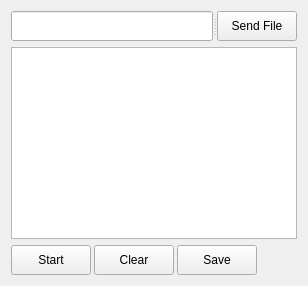
      <widget class="QWidget" name="SerialMonitor">
       <property name="sizePolicy">
        <sizepolicy hsizetype="Expanding" vsizetype="Expanding">
         <horstretch>1</horstretch>
         <verstretch>1</verstretch>
        </sizepolicy>
       </property>
       <property name="font">
        <font>
         <pointsize>9</pointsize>
        </font>
       </property>
       <attribute name="title">
        <string>Serial Monitor</string>
       </attribute>
       <layout class="QVBoxLayout" name="verticalLayout_Monitor" stretch="0,1,0">
        <item>
         <widget class="QSplitter" name="splitter_tabMonitor_send">
          <property name="orientation">
           <enum>Qt::Horizontal</enum>
          </property>
          <widget class="QLineEdit" name="lineEdit_SerialText">
           <property name="sizePolicy">
            <sizepolicy hsizetype="Expanding" vsizetype="Fixed">
             <horstretch>1</horstretch>
             <verstretch>0</verstretch>
            </sizepolicy>
           </property>
           <property name="minimumSize">
            <size>
             <width>0</width>
             <height>30</height>
            </size>
           </property>
           <property name="maximumSize">
            <size>
             <width>16777215</width>
             <height>30</height>
            </size>
           </property>
           <property name="font">
            <font>
             <family>Fira Mono</family>
             <pointsize>8</pointsize>
             <kerning>false</kerning>
            </font>
           </property>
          </widget>
          <widget class="QPushButton" name="pushButton_SerialSend">
           <property name="sizePolicy">
            <sizepolicy hsizetype="Minimum" vsizetype="Fixed">
             <horstretch>0</horstretch>
             <verstretch>0</verstretch>
            </sizepolicy>
           </property>
           <property name="minimumSize">
            <size>
             <width>0</width>
             <height>30</height>
            </size>
           </property>
           <property name="maximumSize">
            <size>
             <width>16777215</width>
             <height>30</height>
            </size>
           </property>
           <property name="font">
            <font>
             <pointsize>9</pointsize>
            </font>
           </property>
           <property name="text">
            <string>Send File</string>
           </property>
           <property name="autoDefault">
            <bool>false</bool>
           </property>
          </widget>
         </widget>
        </item>
        <item>
         <widget class="QPlainTextEdit" name="plainTextEdit_SerialTextDisplay">
          <property name="sizePolicy">
           <sizepolicy hsizetype="Expanding" vsizetype="Expanding">
            <horstretch>1</horstretch>
            <verstretch>1</verstretch>
           </sizepolicy>
          </property>
          <property name="font">
           <font>
            <family>Fira Mono</family>
            <pointsize>9</pointsize>
           </font>
          </property>
         </widget>
        </item>
        <item>
         <layout class="QHBoxLayout" name="horizontalLayout_bottom_Monitor" stretch="0,0,0,1">
          <property name="spacing">
           <number>3</number>
          </property>
          <property name="sizeConstraint">
           <enum>QLayout::SetFixedSize</enum>
          </property>
          <item>
           <widget class="QPushButton" name="pushButton_SerialStartStop">
            <property name="sizePolicy">
             <sizepolicy hsizetype="Minimum" vsizetype="Fixed">
              <horstretch>0</horstretch>
              <verstretch>0</verstretch>
             </sizepolicy>
            </property>
            <property name="minimumSize">
             <size>
              <width>0</width>
              <height>30</height>
             </size>
            </property>
            <property name="maximumSize">
             <size>
              <width>16777215</width>
              <height>30</height>
             </size>
            </property>
            <property name="font">
             <font>
              <pointsize>9</pointsize>
             </font>
            </property>
            <property name="text">
             <string>Start</string>
            </property>
           </widget>
          </item>
          <item>
           <widget class="QPushButton" name="pushButton_SerialClearOutput">
            <property name="sizePolicy">
             <sizepolicy hsizetype="Minimum" vsizetype="Fixed">
              <horstretch>0</horstretch>
              <verstretch>0</verstretch>
             </sizepolicy>
            </property>
            <property name="minimumSize">
             <size>
              <width>0</width>
              <height>30</height>
             </size>
            </property>
            <property name="maximumSize">
             <size>
              <width>16777215</width>
              <height>30</height>
             </size>
            </property>
            <property name="font">
             <font>
              <pointsize>9</pointsize>
             </font>
            </property>
            <property name="text">
             <string>Clear</string>
            </property>
           </widget>
          </item>
          <item>
           <widget class="QPushButton" name="pushButton_SerialSave">
            <property name="minimumSize">
             <size>
              <width>0</width>
              <height>30</height>
             </size>
            </property>
            <property name="maximumSize">
             <size>
              <width>16777215</width>
              <height>30</height>
             </size>
            </property>
            <property name="font">
             <font>
              <pointsize>9</pointsize>
             </font>
            </property>
            <property name="text">
             <string>Save</string>
            </property>
           </widget>
          </item>
          <item>
           <spacer name="horizontalSpacer">
            <property name="orientation">
             <enum>Qt::Horizontal</enum>
            </property>
            <property name="sizeHint" stdset="0">
             <size>
              <width>40</width>
              <height>30</height>
             </size>
            </property>
           </spacer>
          </item>
         </layout>
        </item>
       </layout>
      </widget>
